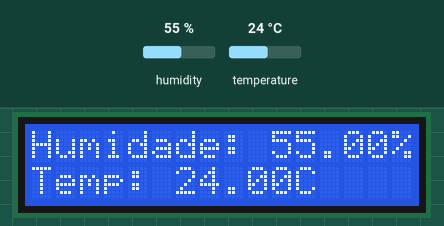
The sketch below on a simulated Arduino Uno, built with avr-gcc and run on an emulated ATmega328P. On the bench: 16×2 character LCD. The test bench sets the inputs (shaded band); at power-on: humidity 55 %, temperature 24 °C.

Above: at 1.2 s.
1.3 s: humidity set to 22 %
At 1.7 s:
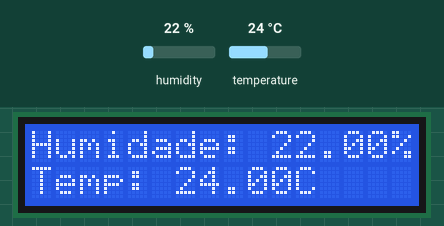
2.8 s: temperature set to 12 °C
At 3.3 s:
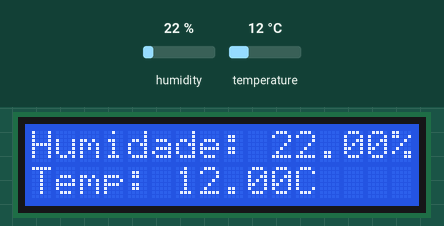
4.3 s: humidity set to 40 %
At 5.4 s:
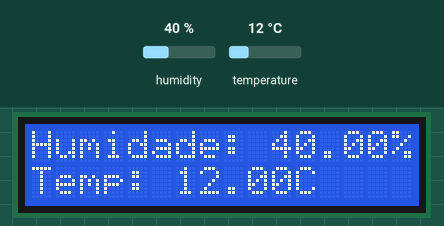
5.9 s: temperature set to 19 °C
At 7.0 s:
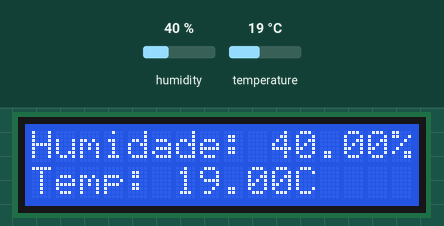
Timing chart, 0 to 8.4 s (numbered marks = the images above; inputs shaded):
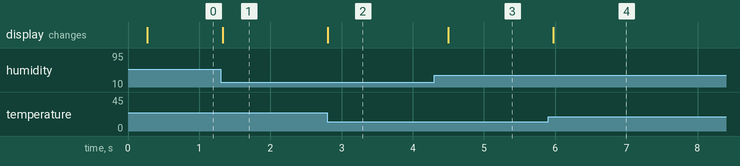

Measured:
- after the input at 1.3 s, the display: changes at once (image 1)
- after the input at 2.8 s, the display: changes at once (image 2)
- after the input at 4.3 s, the display: changes after 0.20 s (image 3)
- after the input at 5.9 s, the display: changes after 0.08 s (image 4)

The sketch:

Projeto_estacao_meteorologica.ino
```cpp
#include <LiquidCrystal.h>
#include <Adafruit_Sensor.h>
#include <DHT.h>
#include <DHT_U.h>

LiquidCrystal lcd(12, 11, 5, 4, 3, 2);

#define PinoDHT11 8
#define TipoDHT DHT11

DHT_Unified dht(PinoDHT11, TipoDHT);
```

Loop.ino
```cpp
void loop() {
  delay(200);
  lcd.clear();
  lcd.setCursor(0, 0);

  sensors_event_t event;

  dht.humidity().getEvent(&event);
  lcd.print(F("Humidade: "));
  lcd.print(event.relative_humidity);
  lcd.print(F("%"));
  lcd.setCursor(0, 1);

  dht.temperature().getEvent(&event);
  lcd.print(F("Temp: "));
  lcd.print(event.temperature);
  lcd.print(F("C"));
}
```

Setup.ino
```cpp
void setup() {
  dht.begin();
  lcd.begin(16, 2);
}
```
